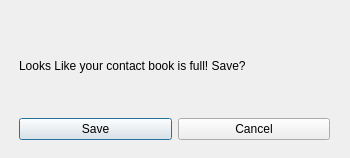
<?xml version="1.0" encoding="UTF-8"?>
<ui version="4.0">
 <class>Dialog</class>
 <widget class="QDialog" name="Dialog">
  <property name="geometry">
   <rect>
    <x>0</x>
    <y>0</y>
    <width>350</width>
    <height>158</height>
   </rect>
  </property>
  <property name="windowTitle">
   <string>Dialog</string>
  </property>
  <widget class="QWidget" name="verticalLayoutWidget">
   <property name="geometry">
    <rect>
     <x>19</x>
     <y>19</y>
     <width>311</width>
     <height>121</height>
    </rect>
   </property>
   <layout class="QVBoxLayout" name="verticalLayout">
    <item>
     <widget class="QLabel" name="label">
      <property name="text">
       <string>Looks Like your contact book is full! Save?</string>
      </property>
     </widget>
    </item>
    <item>
     <layout class="QHBoxLayout" name="horizontalLayout">
      <item>
       <widget class="QPushButton" name="save">
        <property name="text">
         <string>Save</string>
        </property>
       </widget>
      </item>
      <item>
       <widget class="QPushButton" name="cancel">
        <property name="text">
         <string>Cancel</string>
        </property>
       </widget>
      </item>
     </layout>
    </item>
   </layout>
  </widget>
 </widget>
 <resources/>
 <connections/>
</ui>
